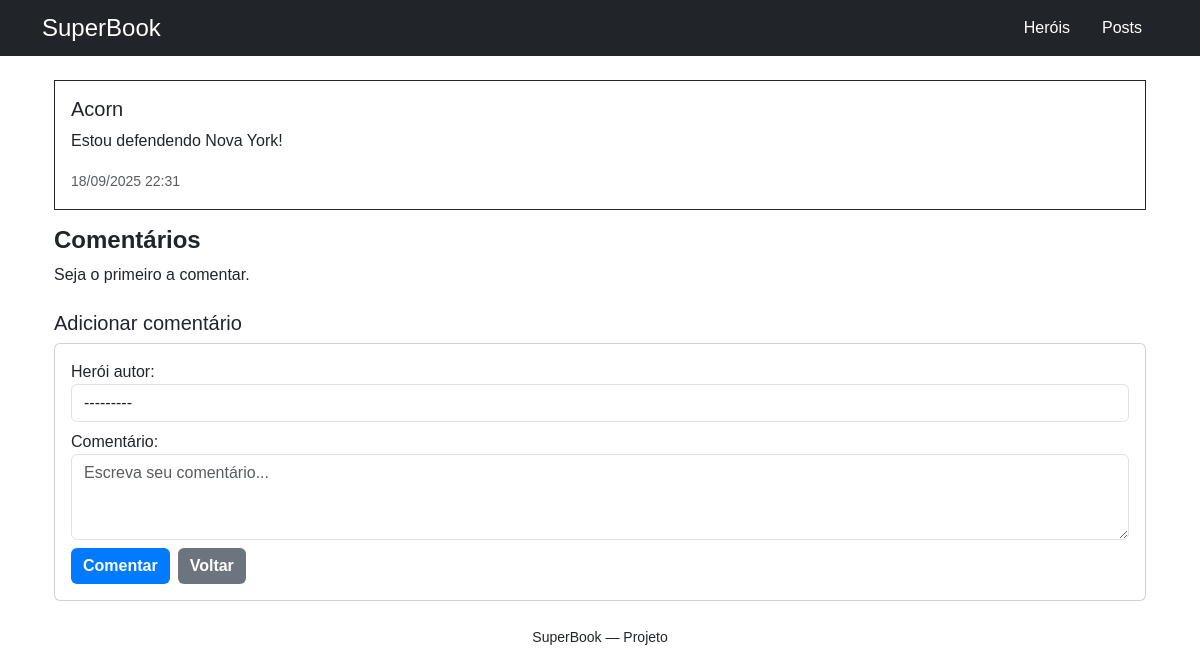
/posts/3/, run on the app's committed database.
### posts/models.py (models this page shows, shortened)
class Post(models.Model):
    autor = models.ForeignKey(Hero, on_delete=models.CASCADE, related_name="posts")
    mensagem = models.TextField()
    criado_em = models.DateTimeField(auto_now_add=True)

### heroes/models.py (models this page shows)
class Hero(models.Model):
    codinome = models.CharField(max_length=50, unique=True)
    nome_real = models.CharField(max_length=100, blank=True, null=True)
    poder_principal = models.CharField(max_length=100)
    cidade = models.CharField(max_length=100)
    historia = models.TextField(blank=True, null=True)
    criado_em = models.DateTimeField(auto_now_add=True)
    def __str__(self):
        return self.codinome

### posts/views.py (the view)
# urls.py: path('<int:pk>/', detalhe_post, name='detalhe_post'),  # detalhe por último
def detalhe_post(request, pk):
    post = get_object_or_404(Post, pk=pk)
    comentarios = post.comentarios.all().order_by('criado_em')
    if request.method == "POST":
        form = ComentarioForm(request.POST)
        if form.is_valid():
            comentario = form.save(commit=False)
            comentario.post = post
            comentario.save()
            return redirect('posts:detalhe_post', pk=post.pk)
    else:
        form = ComentarioForm()
    return render(request, 'posts/detalhe_post.html', {
        'post': post,
        'comentarios': comentarios,
        'form': form,
    })

### comments/forms.py (shortened to what this page needs)
class ComentarioForm(forms.ModelForm):
    class Meta:
        model = Comentario
        fields = ['autor', 'conteudo']
        widgets = {
            'conteudo': forms.Textarea(attrs={'rows':3, 'placeholder':'Escreva seu comentário...'}),
        }
        labels = {
            'autor': 'Herói autor',
            'conteudo': 'Comentário',
        }

### posts/templates/posts/detalhe_post.html (shortened to what this page needs)
{% extends 'base.html' %}
{% block content %}
<div class="container mt-4">
  <div class="card mb-3 border border-dark" style="border-radius:0;">
    <div class="card-body">
      <h5 class="card-title">{{ post.autor.codinome }}</h5>
      <p class="card-text">{{ post.mensagem|linebreaksbr }}</p>
      <small class="text-muted">{{ post.criado_em|date:"d/m/Y H:i" }}</small>
    </div>
  </div>
  <h4>Comentários</h4>
  <div class="mb-4">
    {% for comentario in comentarios %}
      <div class="card mb-2">
        <div class="card-body">
          <p class="mb-1">{{ comentario.conteudo }}</p>
          <small class="text-muted">Por: {{ comentario.autor.codinome }} — {{ comentario.criado_em|date:"d/m/Y H:i" }}</small>
        </div>
      </div>
    {% empty %}
      <p>Seja o primeiro a comentar.</p>
    {% endfor %}
  </div>
  <h5>Adicionar comentário</h5>
  <form method="post" class="card p-3">
    {% load widget_tweaks %}
    {% for field in form %}
      <div class="mb-2">
        {{ field.label_tag }}
        {{ field|add_class:"form-control" }}
      </div>
    {% endfor %}
    <div class="d-flex gap-2">
      <button type="submit" class="btn btn-primary">Comentar</button>
      <a href="{% url 'posts:lista_posts' %}" class="btn btn-secondary">Voltar</a>
    </div>
  </form>
</div>
{% endblock %}

### superbook/templates/base.html (style rules this page uses)
body { font-family: Arial, Helvetica, sans-serif; font-weight: 500; font-size: 16px; }
h1, h2, h3, h4 { font-weight: 700; }
.btn { font-weight: 600; padding: 6px 12px; border-radius: 6px; }
.btn-primary { background-color: #007bff; border: none; }
.btn-secondary { background-color: #6c757d; border: none; }

### data on the page
Post: autor.codinome "Acorn", mensagem "Estou defendendo Nova York!", criado_em "18/09/2025 22:31"

### other printed values
{{ field.label_tag }} "Herói autor:" "Comentário:"
